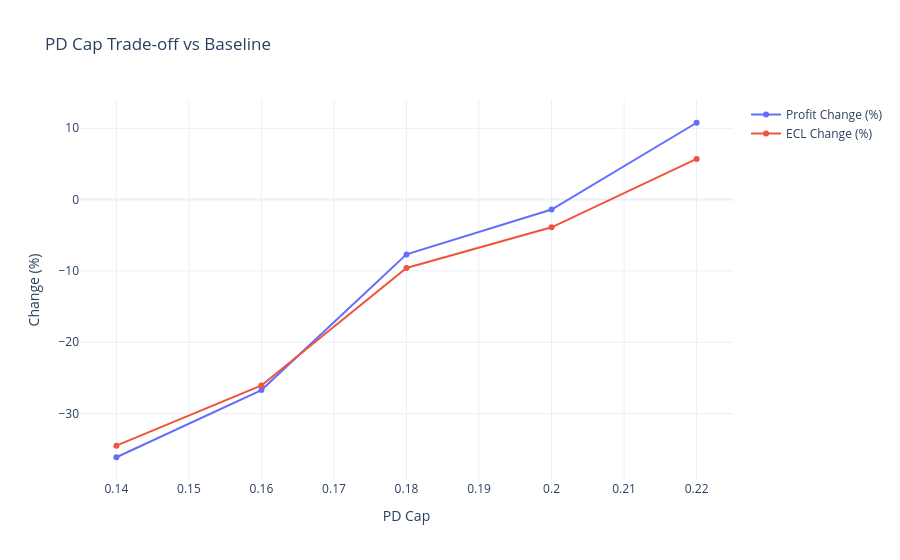

The code cell stored with this chart in its notebook:
### Code cell
pd_rows = []
with open(DATA / 'pd_cap_scenarios.csv', newline='', encoding='utf-8') as f:
    r = csv.DictReader(f)
    for row in r:
        pd_rows.append({
            'pd_cap': float(row['pd_cap']),
            'profit_change_pct': float(row['exp_profit_change_pct_vs_baseline']) * 100,
            'ecl_change_pct': float(row['ecl_change_pct_vs_baseline']) * 100,
        })

fig = go.Figure()
fig.add_trace(go.Scatter(x=[x['pd_cap'] for x in pd_rows], y=[x['profit_change_pct'] for x in pd_rows], mode='lines+markers', name='Profit Change (%)'))
fig.add_trace(go.Scatter(x=[x['pd_cap'] for x in pd_rows], y=[x['ecl_change_pct'] for x in pd_rows], mode='lines+markers', name='ECL Change (%)'))
fig.update_layout(template='plotly_white', title='PD Cap Trade-off vs Baseline', xaxis_title='PD Cap', yaxis_title='Change (%)')
fig.show()

### Figure 1 — Plotly figure (JSON) as saved in the notebook; plotly's stock layout.template omitted (floating-point values rounded to 4 significant figures)
{"data": [{"mode": "lines+markers", "name": "Profit Change (%)", "type": "scatter", "x": [0.14, 0.16, 0.18, 0.2, 0.22], "y": [-36.13, -26.71, -7.682, -1.399, 10.78]}, {"mode": "lines+markers", "name": "ECL Change (%)", "type": "scatter", "x": [0.14, 0.16, 0.18, 0.2, 0.22], "y": [-34.51, -26.06, -9.587, -3.887, 5.71]}], "layout": {"title": {"text": "PD Cap Trade-off vs Baseline"}, "xaxis": {"title": {"text": "PD Cap"}}, "yaxis": {"title": {"text": "Change (%)"}}}}
